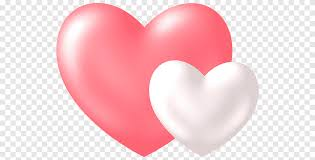
#> input picture pics/heart.jpeg, 315 x 160 px, found by its file name
$ python python.py
#> lines starting #> are read from the running program, lines starting #| are printed output that depends on the picture; after the words box and inside, x2 and y2 are one past the last pixel; in counts of white or black regions, pixels touching at a corner belong together

from turtle import *
from math import *
from PIL import Image, ImageDraw
img = Image.open("heart.jpeg")
#> img is the input picture: PIL image 315x160 RGB; mean R, G, B 244.9, 208.2, 211.9
img = img.convert('L')
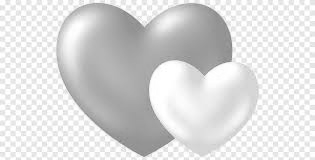
#> img: PIL image 315x160 L; min 124, max 255, mean 219.6
img.save("image.jpeg", "jpeg")
points = []
width, height = img.size
#> width = 315; height = 160
around = 2
numberPixAround = 1
minToCount = 1


for x in range(width):
    for y in range(height):
        found = 0
        act = img.getpixel((x, y))
        for x1 in range(-around, around+1):
            for y1 in range(-around, around+1):
                if (x1 != 0 or y1 != 0) and (x+x1) >= 0 and (x+x1) < width and (y+y1) >= 0 and (y+y1) < height:
                    pix = img.getpixel((x+x1, y+y1))
                    if(abs(act-pix) <= minToCount):
                        found+=1
        if found <= numberPixAround:
            img.putpixel((x, y), 255)
            points.append((x, y))
        else:
            img.putpixel((x, y), 0)
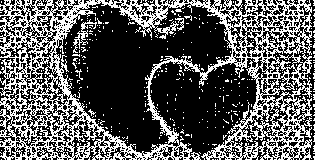
#> img: PIL image 315x160 L; 34.7% white in thin lines or dots
#> after the loop, points = 17473 pairs, first value 0 to 314, second value 0 to 159
print(len(points))
#| 17473
img.show()
img.save("image.jpeg", "jpeg")
trace = []
print(len(points))
#| 17473

for a in range(round(len(points)/2)-1):
    points.pop(a)
#> after the loop, points = 8738 pairs, first value 0 to 314, second value 0 to 159

print(len(points))
#| 8738
newImg = Image.new('L', (width,height), color = 'white')
#> newImg: PIL image 315x160 L; every value is 255
for p in points:
    newImg.putpixel(p, 0)
#> this loop made 8738 passes
#> p on passes 1 to 3: (0, 5), (0, 8), (0, 10)
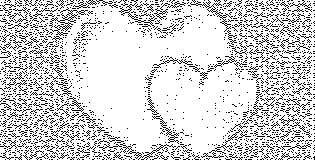
#> newImg: PIL image 315x160 L; 82.7% white; black in thin lines or dots
newImg.save("imageNew.jpeg", "jpeg")
fileWrite = open("file.csv", 'w')
fileWrite.write(str(width)+";"+str(height)+"\n")
for a in points:
    fileWrite.write(str(a[0])+";"+str(a[1])+"\n")
#> this loop made 8738 passes
fileWrite.close()
